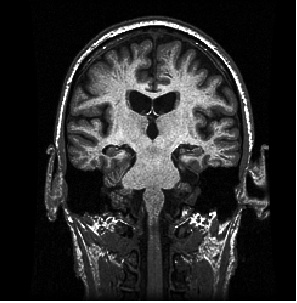
#> input picture 188_1_1_back.jpg, 297 x 303 px
$ python bht.py   (Python 2 division)   (older library calls are emulated)
#> lines starting #> are read from the running program, lines starting #| are printed output that depends on the picture
import numpy as np
import cv2
import matplotlib.pyplot as plt

#def bht(img):
img=cv2.imread("188_1_1_back.jpg",cv2.IMREAD_GRAYSCALE)
#> img is the input picture: shape (303, 297); min 0, max 255, mean 43.8
cols,rows= img.shape
#> cols = 303; rows = 297
occurances = np.zeros(256, dtype=np.int)

clahe = cv2.createCLAHE(clipLimit=2.0, tileGridSize=(8, 8))
img = clahe.apply(img)
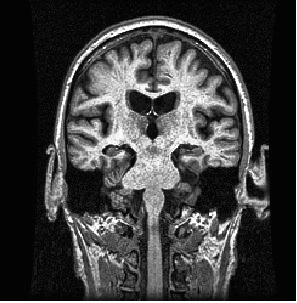
#> img: shape (303, 297); min 0, max 255, mean 63
for y in xrange(0, cols):
    for x in xrange(0, rows):
        occurances[img[y][x]] = occurances[img[y][x]] + 1
#> after the loop, occurances = 256 values, max 19406 at index 3, min 1 at index 0, mean 351.5

X =np.zeros(shape=(len(occurances),2))
#> X = 256 pairs, first value 0 to 0, second value 0 to 0
for i in xrange(0,256):
    if(occurances[i]>0):
        X[i][0]=i
        X[i][1]=occurances[i]
#> after the loop, X = 256 pairs, first value 0 to 255, second value 1 to 19406

plt.scatter(X[:, 0], X[:, 1])
plt.show()
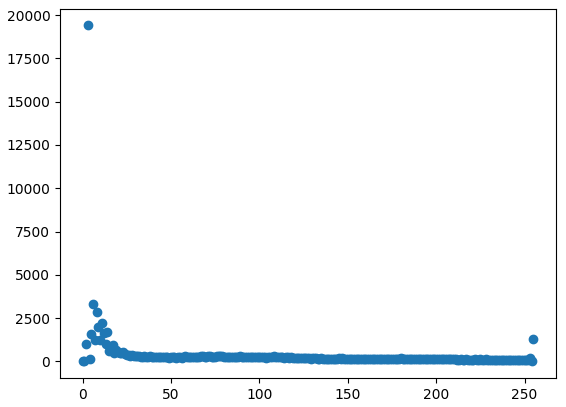
#> figure drawn by matplotlib, 1 panel


# Apply double thresholding to remove noise
# Threshold1=40 , Threshold2=100
#for spider threshold1=70 ,threshold2=170

for y in xrange(0,cols):
    for x in xrange(0,rows):
        if (img[y][x]<70 or img[y][x]>170):
            img[y][x]=0
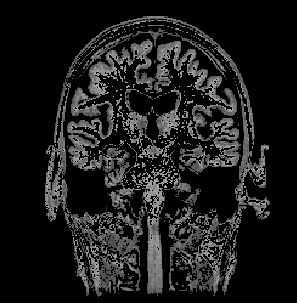
#> img: shape (303, 297); min 0, max 170, mean 27

'''
occurances = np.zeros(256, dtype=np.int)

for y in xrange(0, cols):
    for x in xrange(0, rows):
        occurances[img[y][x]] = occurances[img[y][x]] + 1

X =np.zeros(shape=(len(occurances),2))
for i in xrange(0,256):
    if(occurances[i]>0):
        X[i][0]=i
        X[i][1]=occurances[i]

plt.scatter(X[:, 0], X[:, 1])
plt.show()
'''
for i in xrange(0,256):
    if(occurances[i]>0):
        start=i #start is the first graylevel intensity present in the image
        break


for i in xrange(255,0,-1):
    if(occurances[i]>0):
        end=i #end is the last graylevel intensity present in the image
        break

print start,end
mid=int((start+end)/2.0)


wl=0
for i in xrange(start,mid+1):
    wl+=occurances[i]
#> this loop made 128 passes
#> wl on passes 1 to 12: 1, 23, 1015, 20421, 20564, 22135, 25428, 26644, 29484, 31466, 32724, 34962
#> after the loop, wl = 72265
wr=0
for i in xrange(mid+1,end+1):
    wr+=occurances[i]
#> this loop made 128 passes
#> wr on passes 1 to 12: 180, 338, 536, 712, 899, 1064, 1232, 1428, 1576, 1739, 1895, 2043
#> after the loop, wr = 17726

#---------Given Algorithm---------#

while(start<=end):
    #right side is heavier
    if(wr>wl):
        wr-=occurances[end]
        end=end-1
        if (int((start+end)/2) <mid):
            wr+=occurances[mid]
            wl-=occurances[mid]
            mid=mid-1
    #left side is heavier
    elif (wl>=wr):
        wl-= occurances[start]
        start=start+1
        if (int((start + end) / 2) >= mid):
            wl+=occurances[mid + 1]
            wr-=occurances[mid + 1]
            mid=mid+1
#> this loop made 256 passes
#> (wl, wr) on passes 1, 2, 3, 5, 7, 9, 11, 13, 15, 17, 19, 21: (72444, 17546), (72580, 17388), (71786, 17190), (52413, 17014), (47736, 16827), (43845, 16662), (40773, 16494), (37110, 16298), (34568, 16150), (33306, 15987), (32016, 15831), (30952, 15683)
#> wl on passes 4, 6, 8, 10, 12, 14: 52380, 50842, 46520, 41863, 38535, 36100
#> after the loop, end = 251; mid = 252; start = 252; wl = 78; wr = -78

threshold=mid
#> threshold = 252
print threshold
#| 252

for y in xrange(0, cols):
    for x in xrange(0, rows):
        if (img[y][x] > threshold):
            img[y][x] = 0
        else:
            img[y][x] = 255
#> img: shape (303, 297); every value is 255
cv2.imshow("bht",img)
cv2.waitKey(0)

$ run again, with OAS1.jpg copied over 188_1_1_back.jpg
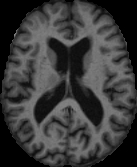
#> input picture OAS1.jpg, 137 x 167 px
#> img is the input picture: shape (167, 137); min 0, max 133, mean 57.5
#> `img = clahe.apply(img)`:
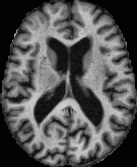
#> img: shape (167, 137); min 2, max 209, mean 83.9
#> after the loop `for y in xrange(0, cols):`: occurances = 256 values, max 3455 at index 3, min 0 at index 0, mean 89.37
#> `X =np.zeros(shape=(len(occurances),2))`: X = 256 pairs, first value 0 to 0, second value 0 to 0
#> after the loop `for i in xrange(0,256):`: X = 256 pairs, first value 0 to 209, second value 0 to 3455
#> after the loop `for y in xrange(0,cols):`:
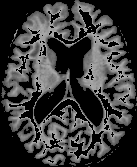
#> img: shape (167, 137); min 0, max 170, mean 57.3
#> the loop `for i in xrange(start,mid+1):` made 104 passes
#> wl on passes 1 to 8: 1047, 4502, 4554, 4569, 4569, 4569, 4573, 4577
#> after the loop `for i in xrange(start,mid+1):`: wl = 13465
#> the loop `for i in xrange(mid+1,end+1):` made 104 passes
#> wr on passes 1 to 8: 114, 232, 365, 505, 622, 736, 874, 993
#> after the loop `for i in xrange(mid+1,end+1):`: wr = 9414
#> the loop `while(start<=end):` made 208 passes
#> (wl, wr) on passes 1, 2, 3, 5, 7, 9, 11, 13: (12532, 9300), (9195, 9182), (9276, 9049), (9401, 8909), (9514, 8792), (9610, 8678), (9685, 8540), (9683, 8421)
#> after the loop `while(start<=end):`: end = 209; mid = 210; wl = 0
#> threshold = 210
#| 210
